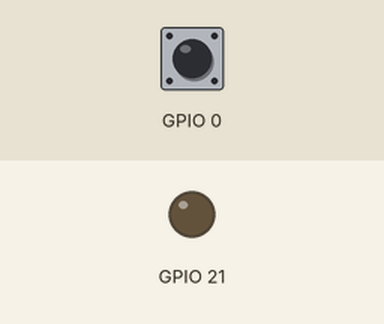
This program was run on a simulated ESP32 board running MicroPython. Parts: output pins drawn as LEDs (lit = HIGH). Dashed ring = blinking. Inputs (shaded band) come from the test bench; at power-on: GPIO 0 HIGH. What the program prints to the serial console is not drawn.

Above: at 1.2 s.
1.3 s: GPIO 0 pulled LOW for 1 s
At 1.55 s:
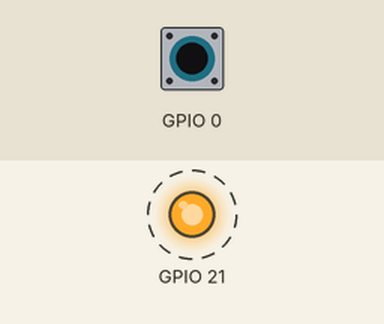
3.8 s: GPIO 0 pulled LOW for 0.15 s
At 3.88 s:
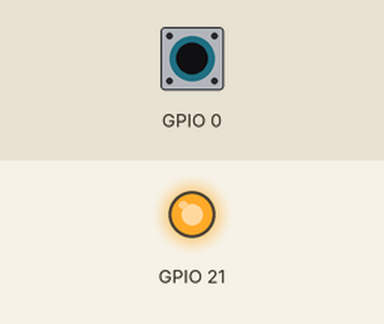
6.9 s: GPIO 0 driven LOW
At 7.15 s:
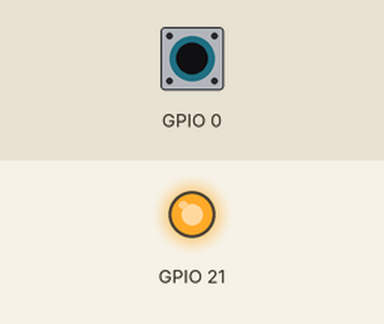
8.4 s: GPIO 0 driven HIGH
At 9.6 s:
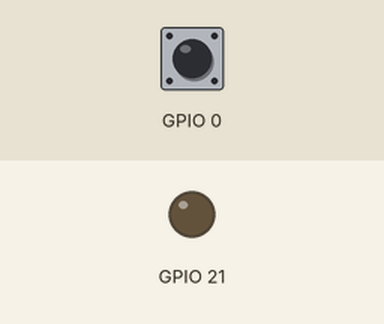
9.9 s: GPIO 0 pulsed LOW 5 times (0.12 s each, 0.3 s apart)
At 10.41 s:
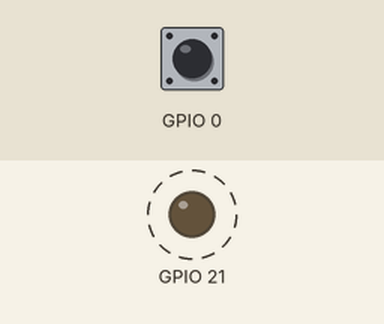
Timing chart, 0 to 12.9 s (numbered marks = the images above; inputs shaded):
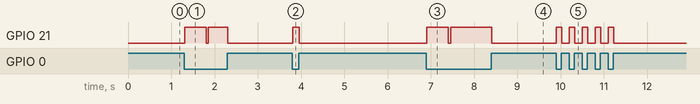

The program:

naive_stopwatch.py
```python
"""
Stopwatch able to distinguish between short and long press.
Get lap (time slice) every time BUTTON_PIN is pressed
Reset time counter whenever a long press occurs
Everything is managed by uasyncio asynchronous scheduler
"""

__author__ = "Francesco Mecatti"

import sys
import uasyncio
import utime
from machine import Pin

class State:
    IDLE = 1,
    LAP = 2,
    SHORT_PRESS = 3,
    STOP_AND_RESET = 4,
    LONG_PRESS = 5

LED_PIN: int = 21  # Change this value, it may be different for your board
BUTTON_PIN: int = 0  # Change this value, it may be different for your board
CENTS: int = 0
COUNTER_RUNNING: bool = False

def printTime() -> None:
    global CENTS
    t = utime.localtime(int(CENTS/100))
    print("\rTime: %02d:%02d:%02d" % (t[3], t[4], t[5]), end="")

def printAddCents() -> None:  # Add centiseconds to the previous timestamp
    print(".%02d" % (CENTS%100), end="")

async def counterCoro() -> None:
    global CENTS
    print("Entered counterCoro()")
    while True:
        CENTS += 1
        if CENTS % 100 == 0:
            printTime()
        await uasyncio.sleep_ms(10)  # 10 ms, namely 1 cs

async def buttonCoro(button: Pin, led: Pin) -> None:
    global CENTS, COUNTER_RUNNING
    print("Entered buttonTask()")
    print("Start stopwatch by pressing BOOT button")
    startCents: int = 0
    fms_state: State = State.IDLE
    counterCoroObj: uasyncio.Task = None
    while True:
        buttonValue = button.value()
        if fms_state == State.IDLE:
            led.off()
            if buttonValue == 0:  # Pressed
                startCents = CENTS
                fms_state = State.LAP
            elif buttonValue == 1:  # Released
                pass
        elif fms_state == State.LAP:
            led.on()
            if not COUNTER_RUNNING:  # Start stopwatch
                counterCoroObj = uasyncio.create_task(counterCoro())
                COUNTER_RUNNING = True
            else:  # Get lap
                printAddCents()
                print("\t<-\tLap")
                printTime()
            if buttonValue == 0:  # Pressed
                fms_state = State.SHORT_PRESS
            elif buttonValue == 1:  # Released
                fms_state = State.IDLE
        elif fms_state == State.SHORT_PRESS:
            led.on()
            if buttonValue == 0:  # Pressed
                if (CENTS - startCents) < 0.5*100:
                    pass
                elif (CENTS - startCents) >= 0.5*100:
                    fms_state = State.STOP_AND_RESET
            elif buttonValue == 1:  # Released
                fms_state = State.IDLE
        elif fms_state == State.STOP_AND_RESET:
            led.off()  # Quick blink to confirm reset
            await uasyncio.sleep_ms(50)
            led.on()
            counterCoroObj.cancel()
            CENTS = 0
            COUNTER_RUNNING = False
            print("\nSTOPPED AND RESETTED")
            print("Restart by pressing BOOT button")
            if buttonValue == 0:  # Pressed
                fms_state = State.LONG_PRESS
            elif buttonValue == 1:  # Released
                fms_state = State.IDLE
        elif fms_state == State.LONG_PRESS:
            led.on()
            if buttonValue == 0:  # Pressed
                pass
            elif buttonValue == 1:  # Released
                fms_state = State.IDLE
        await uasyncio.sleep_ms(5)

async def main(buttonPin: Pin, ledPin: Pin) -> None:
    print("Entered main()")
    uasyncio.create_task(buttonCoro(buttonPin, ledPin))
    loop = uasyncio.get_event_loop()  # Loop forever, otherwise the program would exit
    loop.run_forever()
    print("Created coroutines")

if __name__ == "__main__":
    print("Setting up pins")
    ledPin = Pin(LED_PIN, Pin.OUT)
    buttonPin = Pin(BUTTON_PIN, Pin.IN, Pin.PULL_UP)
    uasyncio.run(main(buttonPin, ledPin))
```

Measured:
- after the input at 1.3 s, GPIO 21: alternates HIGH for 0.47 s and LOW for 0.05 s, 4 changes in all, then stays LOW, starting at once
- after the input at 3.8 s, GPIO 21: LOW → HIGH at once, → LOW 0.15 s later
- after the input at 6.9 s, GPIO 21: LOW → HIGH at once, → LOW 0.50 s later, → HIGH 0.05 s later
- after the input at 8.4 s, GPIO 21: HIGH → LOW at once
- after the input at 9.9 s, GPIO 21: alternates HIGH for 0.12 s and LOW for 0.18 s, 10 changes in all, then stays LOW, starting at once
